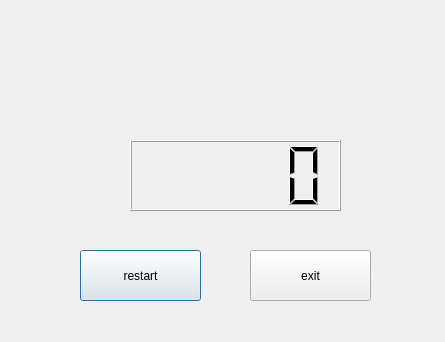
<?xml version="1.0" encoding="UTF-8"?>
<ui version="4.0">
 <class>popup</class>
 <widget class="QDialog" name="popup">
  <property name="geometry">
   <rect>
    <x>0</x>
    <y>0</y>
    <width>445</width>
    <height>342</height>
   </rect>
  </property>
  <property name="windowTitle">
   <string>Dialog</string>
  </property>
  <widget class="QLCDNumber" name="lcdNumber">
   <property name="geometry">
    <rect>
     <x>130</x>
     <y>140</y>
     <width>211</width>
     <height>71</height>
    </rect>
   </property>
  </widget>
  <widget class="QLabel" name="label">
   <property name="geometry">
    <rect>
     <x>130</x>
     <y>30</y>
     <width>211</width>
     <height>91</height>
    </rect>
   </property>
   <property name="text">
    <string/>
   </property>
   <property name="textFormat">
    <enum>Qt::AutoText</enum>
   </property>
   <property name="pixmap">
    <pixmap resource="image.qrc">:/image/score.png</pixmap>
   </property>
  </widget>
  <widget class="QPushButton" name="pushButton">
   <property name="geometry">
    <rect>
     <x>80</x>
     <y>250</y>
     <width>121</width>
     <height>51</height>
    </rect>
   </property>
   <property name="text">
    <string>restart</string>
   </property>
  </widget>
  <widget class="QPushButton" name="pushButton_2">
   <property name="geometry">
    <rect>
     <x>250</x>
     <y>250</y>
     <width>121</width>
     <height>51</height>
    </rect>
   </property>
   <property name="text">
    <string>exit</string>
   </property>
  </widget>
 </widget>
 <resources>
  <include location="image.qrc"/>
 </resources>
 <connections/>
</ui>
